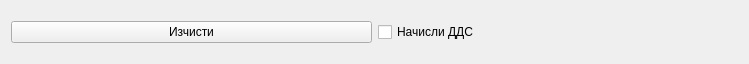
<?xml version="1.0" encoding="UTF-8"?>
<ui version="4.0">
 <class>NewRepairItem</class>
 <widget class="QWidget" name="NewRepairItem">
  <property name="geometry">
   <rect>
    <x>0</x>
    <y>0</y>
    <width>749</width>
    <height>64</height>
   </rect>
  </property>
  <property name="sizePolicy">
   <sizepolicy hsizetype="Preferred" vsizetype="Preferred">
    <horstretch>0</horstretch>
    <verstretch>0</verstretch>
   </sizepolicy>
  </property>
  <property name="windowTitle">
   <string>Form</string>
  </property>
  <layout class="QGridLayout" name="gridLayout">
   <item row="0" column="0">
    <layout class="QVBoxLayout" name="VLayout">
     <item>
      <layout class="QHBoxLayout" name="HLayout"/>
     </item>
    </layout>
   </item>
   <item row="0" column="1">
    <widget class="QPushButton" name="ButtonClear">
     <property name="text">
      <string>Изчисти</string>
     </property>
    </widget>
   </item>
   <item row="0" column="2">
    <widget class="QCheckBox" name="m_CheckDDS">
     <property name="text">
      <string>Начисли ДДС</string>
     </property>
    </widget>
   </item>
  </layout>
 </widget>
 <resources/>
 <connections/>
</ui>
